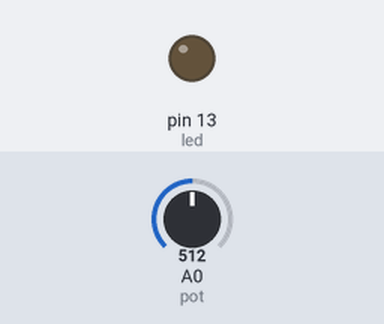
The sketch below on a simulated Arduino Uno, built with avr-gcc and run on an emulated ATmega328P. Parts: output pins drawn as LEDs (lit = HIGH). Inputs (shaded band) come from the test bench; at power-on: A0 (pot) = 512.

Above: at 1.2 s.
1.3 s: A0 (pot) set to 596
2.8 s: A0 (pot) set to 621
At 3.5 s:
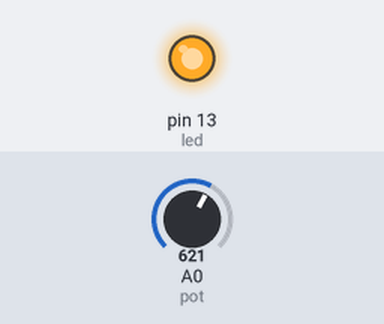
4.3 s: A0 (pot) set to 511
At 4.6 s:
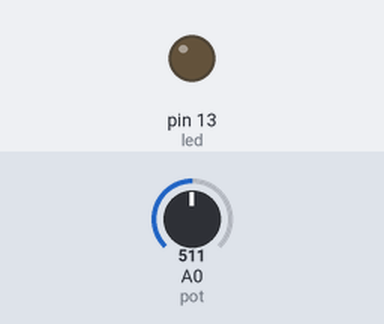
5.8 s: A0 (pot) set to 716
At 7.0 s:
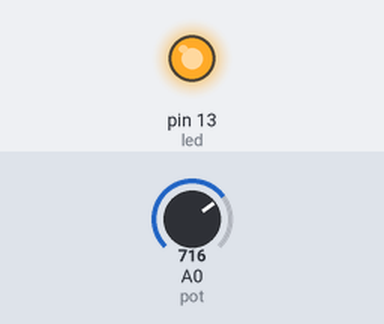
Timing chart, 0 to 8.3 s (numbered marks = the images above; inputs shaded):
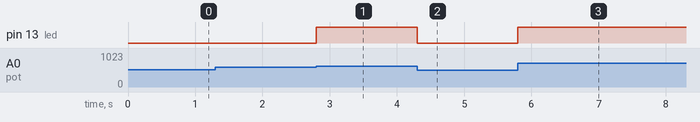

Measured:
- the behaviour switches between 613 and 614 on A0 (pot) (found by bisection; images 0 and 1)
- after the input at 1.3 s, every drawn part: stays the same
- after the input at 2.8 s, pin 13 (led): LOW → HIGH at once
- after the input at 4.3 s, pin 13 (led): HIGH → LOW at once
- after the input at 5.8 s, pin 13 (led): LOW → HIGH at once

The sketch:

V-pot-led.ino
```cpp
#define pot A0
#define led 13
int leitura;
float tensao;

void setup()
{
  pinMode (pot, INPUT);
  Serial.begin(9600);
  pinMode (led, OUTPUT);
}

void loop()
{
  leitura = analogRead (pot);
  tensao = (leitura/1023.0)*5.0;

  if ( tensao <=3)
  {
    digitalWrite(led, LOW);
  }

  else
  {
    digitalWrite(led, HIGH);
  }

}
```
